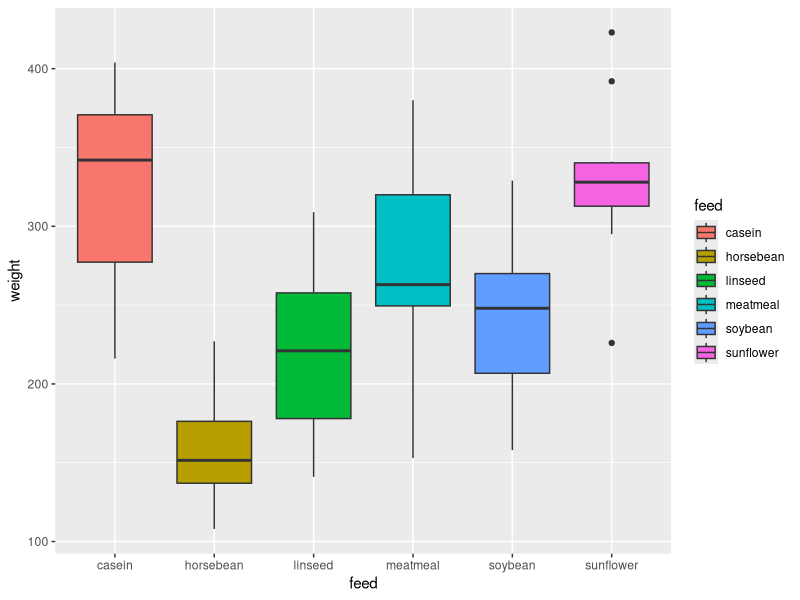
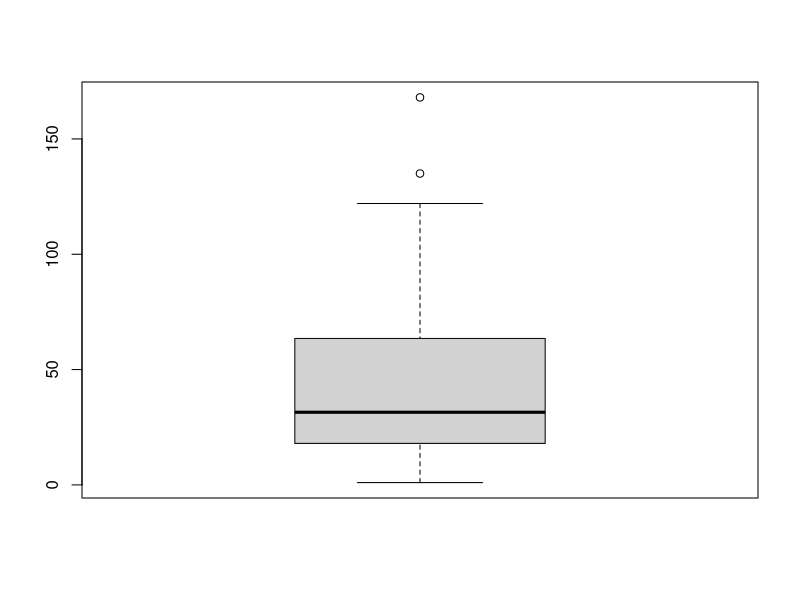
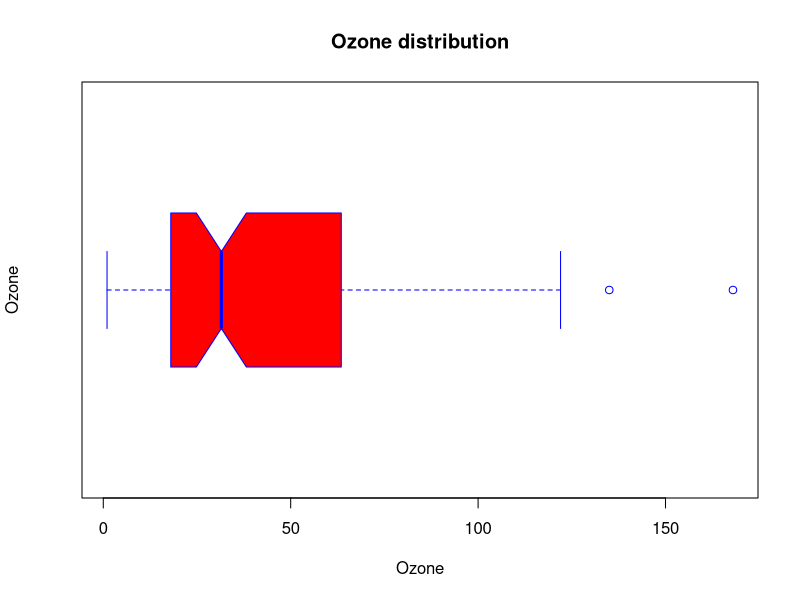
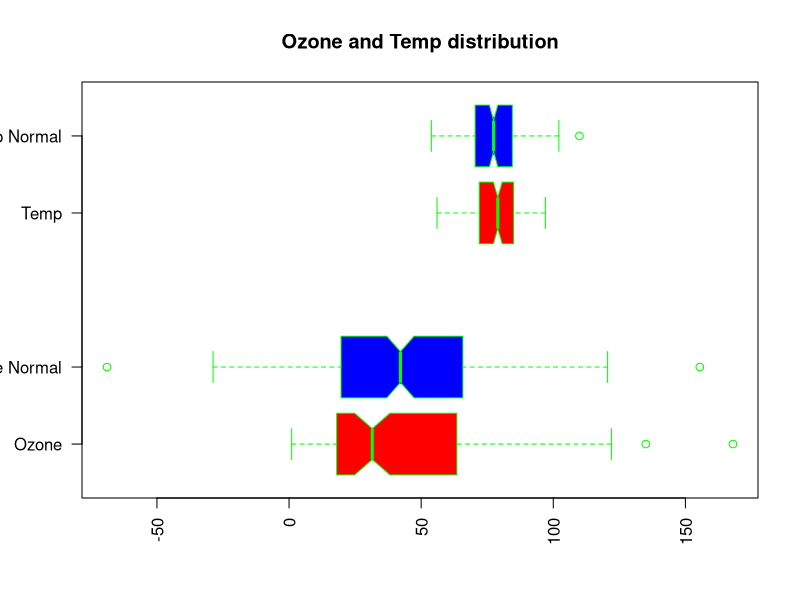
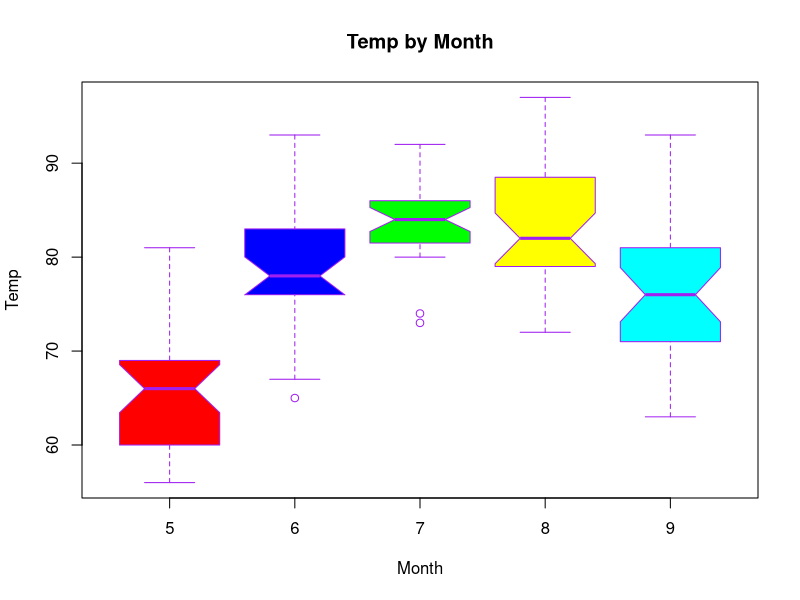

Source code (R) for these figures, in order:
library(tidyverse)
view(chickwts) # display the chickwts data
data(chickwts)
str(chickwts)

qplot(data=chickwts, x=feed, y=weight,geom = 'boxplot' , fill= feed)

data(airquality)
str(airquality)
airquality$Ozone
boxplot(airquality$Ozone)

# Horizontal boxplot
boxplot(airquality$Ozone,
        main='Ozone distribution',
        xlab='Ozone',
        ylab='Ozone',
        col='red',
        border='blue',
        horizontal=TRUE,
        notch=TRUE)


# Multiple boxplot
ozone = airquality$Ozone
temp = airquality$Temp

# na.rm: it mean null should be removed
ozone_norm = rnorm(200, mean= mean(ozone, na.rm= TRUE), sd= sd(ozone, na.rm= TRUE))
temp_norm = rnorm(200, mean= mean(temp, na.rm= TRUE), sd= sd(temp, na.rm= TRUE))

ozone_norm
temp_norm
boxplot(ozone,ozone_norm,temp, temp_norm, 
        main= 'Ozone and Temp distribution',
        at= c(1,2,4,5),
        names= c('Ozone', 'Ozone Normal', 'Temp', 'Temp Normal'),
        las = 2,
        col= c('red', 'blue'),
        border= 'green',
        horizontal=TRUE,
        notch=TRUE
)


boxplot(Temp ~ Month,
        data=airquality,
        main='Temp by Month', 
        xlab='Month', 
        ylab='Temp',
        col = c('red', 'blue', 'green', 'yellow','cyan'),
        notch=TRUE,
        border='purple'
        )

